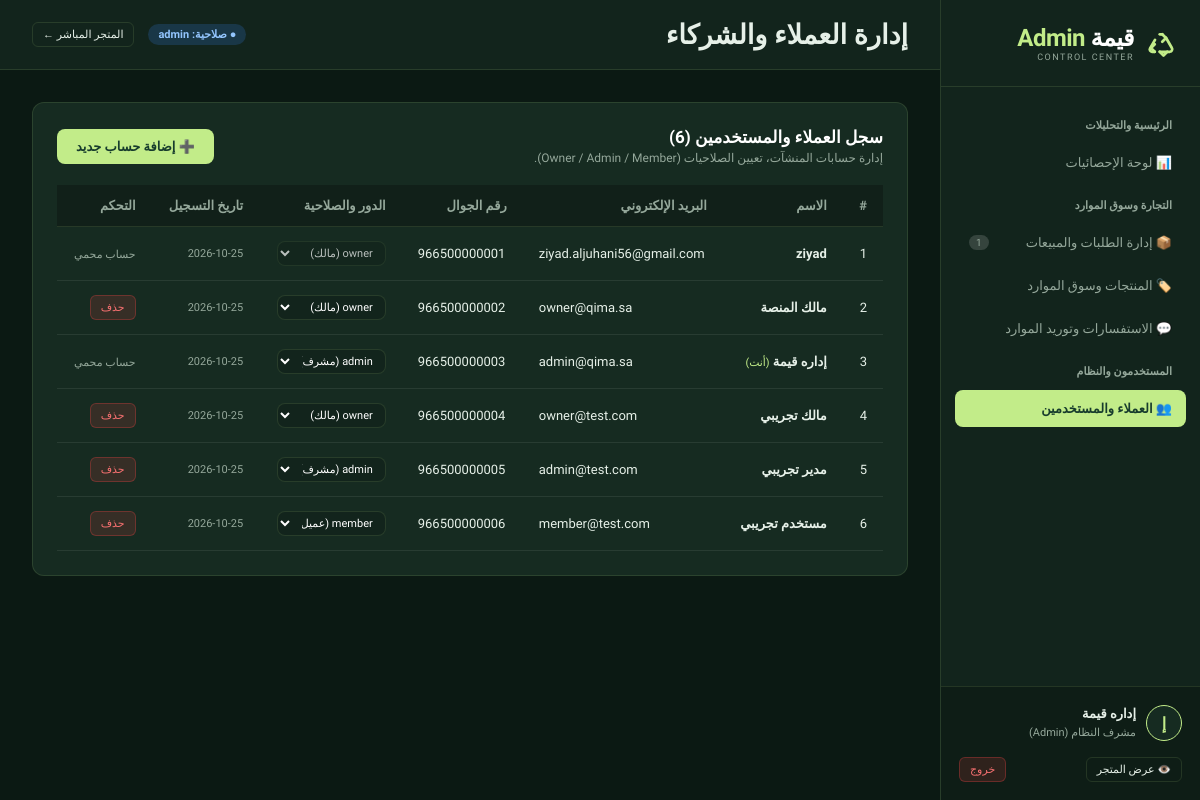
Page /admin/customers.php (signed in) on the committed database.
### tables this page shows
CREATE TABLE IF NOT EXISTS `users` (
  `id` INT AUTO_INCREMENT PRIMARY KEY,
  `name` VARCHAR(191) NOT NULL,
  `email` VARCHAR(191) NOT NULL UNIQUE,
  `phone` VARCHAR(50) NULL,
  `password` VARCHAR(255) NOT NULL,
  `role` ENUM('member', 'user', 'admin', 'owner') DEFAULT 'member',
  `reset_token` VARCHAR(255) NULL,
  `reset_expires` DATETIME NULL,
  `created_at` TIMESTAMP DEFAULT CURRENT_TIMESTAMP,
  `updated_at` TIMESTAMP DEFAULT CURRENT_TIMESTAMP ON UPDATE CURRENT_TIMESTAMP
);

### config.php (called while the page is built, shortened)
<?php
function e($value): string {
    return htmlspecialchars((string)$value, ENT_QUOTES, 'UTF-8');
}
function currentUser(): ?array {
    return $_SESSION['user'] ?? null;
}

### admin/customers.php (the view, shortened to what this page needs)
<?php
require_once __DIR__ . '/includes/header.php';
$users = $db->query("SELECT * FROM users ORDER BY id ASC")->fetchAll();
?>
<div class="admin-card">
    <div class="card-header-row">
        <div>
            <h3>سجل العملاء والمستخدمين (<?= count($users) ?>)</h3>
            <p style="font-size:12px; color:var(--admin-text-muted); margin-top:4px;">إدارة حسابات المنشآت، تعيين الصلاحيات (Owner / Admin / Member).</p>
        </div>
        <button type="button" class="btn btn-primary" onclick="document.getElementById('newUserModal').style.display = 'flex'">
            ➕ إضافة حساب جديد
        </button>
    </div>
    <div class="table-responsive">
        <table class="admin-table">
            <thead>
                <tr>
                    <th>#</th>
                    <th>الاسم</th>
                    <th>البريد الإلكتروني</th>
                    <th>رقم الجوال</th>
                    <th>الدور والصلاحية</th>
                    <th>تاريخ التسجيل</th>
                    <th>التحكم</th>
                </tr>
            </thead>
            <tbody>
                <?php foreach ($users as $u): ?>
                    <tr>
                        <td><?= $u['id'] ?></td>
                        <td>
                            <strong><?= e($u['name']) ?></strong>
                            <?php if ($u['id'] === $user['id']): ?>
                                <small style="color:var(--admin-primary);">(أنت)</small>
                            <?php endif; ?>
                        </td>
                        <td dir="ltr"><?= e($u['email']) ?></td>
                        <td dir="ltr"><?= e($u['phone'] ?: '-') ?></td>
                        <td>
                            <form method="POST" action="<?= BASE_URL ?>/admin/customers.php" style="display:inline-flex; gap:6px; align-items:center;">
                                <select name="role" class="input-field" style="padding:4px 8px; font-size:11px; width:auto;" onchange="this.form.submit()" <?= $u['id'] === 1 && $user['id'] !== 1 ? 'disabled' : '' ?>>
                                    <option value="owner" <?= $u['role'] === 'owner' ? 'selected' : '' ?>>owner (مالك)</option>
                                    <option value="admin" <?= $u['role'] === 'admin' ? 'selected' : '' ?>>admin (مشرف)</option>
                                    <option value="member" <?= $u['role'] === 'member' || $u['role'] === 'user' ? 'selected' : '' ?>>member (عميل)</option>
                                </select>
                            </form>
                        </td>
                        <td style="font-size:11px; color:var(--admin-text-muted);">
                            <?= e(substr($u['created_at'], 0, 10)) ?>
                        </td>
                        <td>
                            <?php if ($u['id'] !== $user['id'] && $u['id'] !== 1): ?>
                                <button type="button" class="btn btn-danger btn-sm" onclick="if(confirm('هل أنت متأكد من حذف هذا الحساب؟')) { document.getElementById('delUser_<?= $u['id'] ?>').submit(); }">حذف</button>
                            <?php else: ?>
                                <span style="font-size:11px; color:var(--admin-text-muted);">حساب محمي</span>
                            <?php endif; ?>
                        </td>
                    </tr>
                <?php endforeach; ?>
            </tbody>
        </table>
    </div>
</div>
<?php require_once __DIR__ . '/includes/footer.php'; ?>

### admin/assets/css/admin.css (style rules this page uses)
:root { --admin-bg: #0b1913; --admin-surface: #12241c; --admin-card: #162b21; --admin-card-hover: #1c3629; --admin-border: rgba(194, 236, 137, 0.12); --admin-border-light: rgba(255, 255, 255, 0.08); --admin-primary: #c2ec89; --admin-primary-dark: #173c2d; --admin-accent: #688b50; --admin-text: #e6f0e8; --admin-text-muted: #95a89b; --admin-danger: #ef4444; --admin-warning: #f59e0b; --admin-success: #10b981; --admin-info: #3b82f6; --sidebar-w: 260px; }
* { box-sizing: border-box; margin: 0; padding: 0; }
body { font-family: 'IBM Plex Sans Arabic', sans-serif; background: var(--admin-bg); color: var(--admin-text); direction: rtl; min-height: 100vh; display: flex; }
button, input, select, textarea { font-family: inherit; }
.admin-card { background: var(--admin-card); border: 1px solid var(--admin-border); border-radius: 12px; padding: 24px; margin-bottom: 24px; }
.card-header-row { display: flex; justify-content: space-between; align-items: center; margin-bottom: 20px; gap: 16px; flex-wrap: wrap; }
.card-header-row h3 { font-size: 17px; font-weight: 600; color: white; }
.table-responsive { width: 100%; overflow-x: auto; }
.admin-table { width: 100%; border-collapse: separate; border-spacing: 0; font-size: 13px; }
.admin-table th { background: rgba(0, 0, 0, 0.25); color: var(--admin-text-muted); font-weight: 600; padding: 13px 16px; text-align: right; border-bottom: 1px solid var(--admin-border); white-space: nowrap; }
.admin-table td { padding: 14px 16px; border-bottom: 1px solid var(--admin-border-light); color: var(--admin-text); vertical-align: middle; }
.btn { display: inline-flex; align-items: center; gap: 8px; padding: 9px 18px; border-radius: 8px; font-size: 13px; font-weight: 500; cursor: pointer; border: 1px solid transparent; transition: all 0.2s; }
.btn-primary { background: var(--admin-primary); color: var(--admin-primary-dark); font-weight: 600; }
.btn-danger { background: rgba(239, 68, 68, 0.15); border-color: rgba(239, 68, 68, 0.3); color: #f87171; }
.btn-sm { padding: 5px 10px; font-size: 11px; border-radius: 6px; }
.input-field { background: var(--admin-surface); border: 1px solid var(--admin-border); border-radius: 8px; padding: 10px 14px; color: white; font-size: 13px; width: 100%; transition: border-color 0.2s; }

### rows in the picture
users: id "1", name "ziyad", email "ziyad.aljuhani56@gmail.com", phone "966500000001", role "owner (مالك)", created_at "2026-10-25", shows "حساب محمي"
users: id "2", name "مالك المنصة", email "owner@qima.sa", phone "966500000002", role "owner (مالك)", created_at "2026-10-25"
users: id "3", name "إداره قيمة", shows "(أنت)", email "admin@qima.sa", phone "966500000003", role "admin (مشرف)", created_at "2026-10-25", shows "حساب محمي"
users: id "4", name "مالك تجريبي", email "owner@test.com", phone "966500000004", role "owner (مالك)", created_at "2026-10-25"
users: id "5", name "مدير تجريبي", email "admin@test.com", phone "966500000005", role "admin (مشرف)", created_at "2026-10-25"
users: id "6", name "مستخدم تجريبي", email "member@test.com", phone "966500000006", role "member (عميل)", created_at "2026-10-25"

### other values in the picture
$newOrdersCount "1"
mb_substr($user['name'], 0, 1) "إ"
$user['name'] "إداره قيمة"
$adminTitle "إدارة العملاء والشركاء"
$user['role'] "admin"
count($users) "6"
